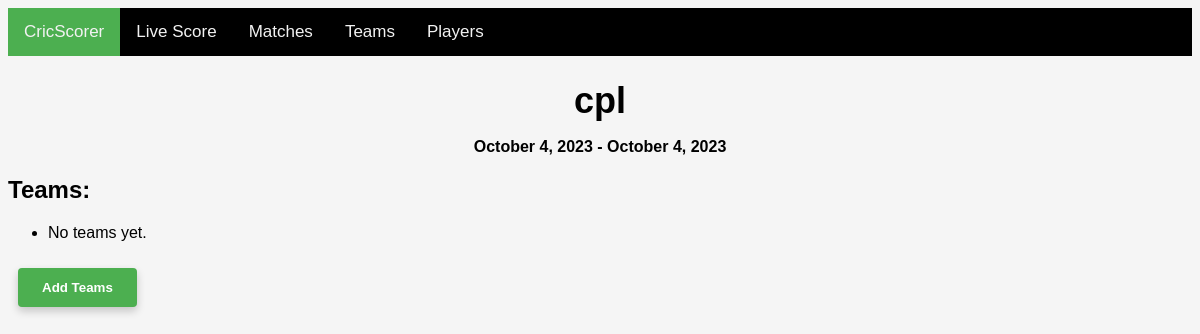
Screenshot of /tournament_details/1 with the database file from the repository.
### scoring/models.py (models this page shows, shortened)
class Tournament(models.Model):
    name=models.CharField(max_length=200,null=True)
    start_date=models.DateTimeField(null=True)
    end_date=models.DateTimeField(null=True)
    location=models.CharField(max_length=200,null=True)
    teams = models.ManyToManyField('Team', blank=True, related_name='tournaments')

### scoring/views.py (the view)
# urls.py: path('tournament_details/<int:pk>',views.tournament_detail,name="tournament_details"),
def tournament_detail(request, pk):
    tournament = Tournament.objects.get(pk=pk)
    teams = tournament.teams.all()
    return render(request, 'scoring/tournament_details.html', {'tournament': tournament, 'teams': teams})

### scoring/templates/scoring/tournament_details.html
{% extends 'scoring/base.html' %}
{% block content %}
  <h1>{{ tournament.name }}</h1>
  <p>{{ tournament.start_date|date:"F j, Y" }} - {{ tournament.end_date|date:"F j, Y" }}</p>
  <h2>Teams:</h2>
  <ul>
    {% for team in Teams %}
      <li>{{ team.name }} - {{ team.captain_name }}</li>
    {% empty %}
      <li>No teams yet.</li>
    {% endfor %}
  </ul>
  <button class="submit" onclick="location.href='{% url  'create_team' tournament.id%}'">Add Teams</button>
{% endblock %}

### scoring/static/scoring/score.css (style rules this page uses)
button { padding: 12px 24px; margin: 10px; background-color: #4CAF50; color: white; border: none; cursor: pointer; border-radius: 4px; box-shadow: 0 4px 8px 0 rgba(0, 0, 0, 0.2); transition: 0.3s; font-weight: bold; }

### scoring/static/scoring/makematch.css (style rules this page uses)
h1, p { text-align: center; }
p { font-weight:bold; }
h1 { margin-bottom: 10px; font-size: 36px; font-weight: bold; }

### rows the page displays
Tournament: name "cpl", start_date "October 4, 2023", end_date "October 4, 2023"
